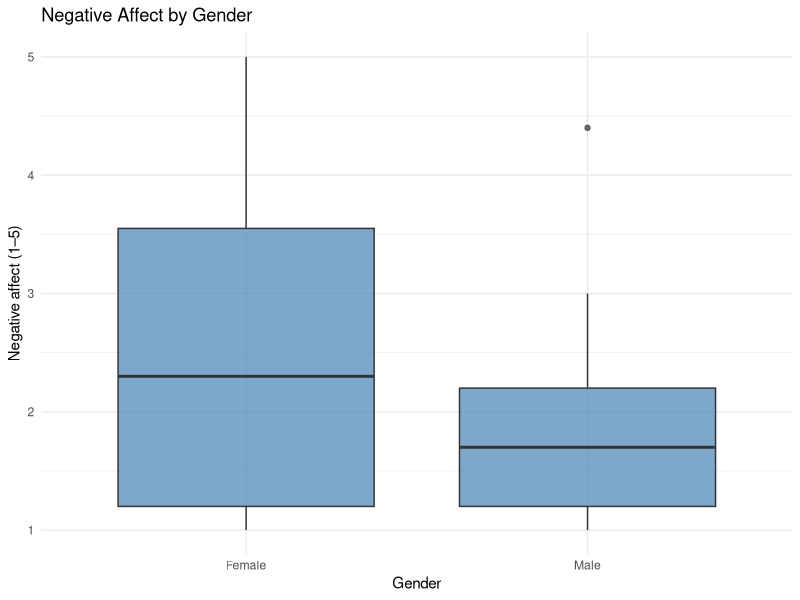
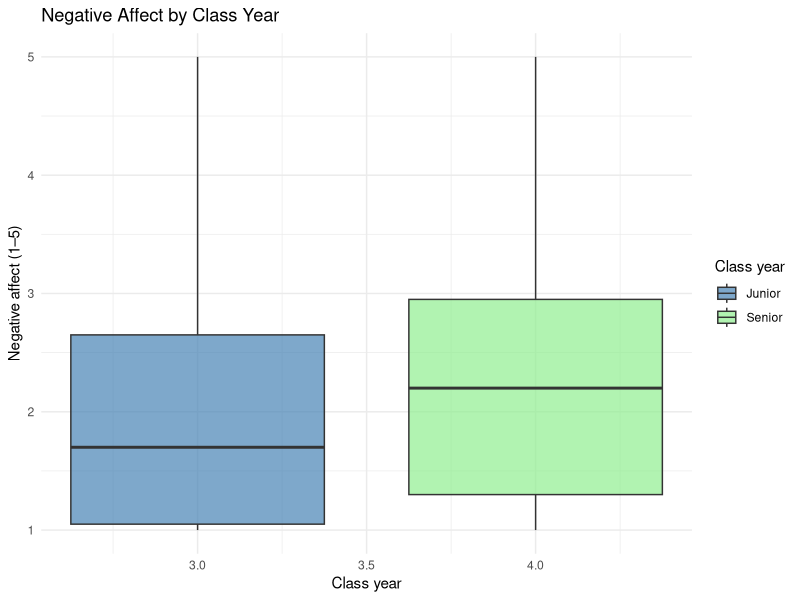

R code for these plots, in order:
## ---- chunk 1
library(tidyverse)
library(haven)

studydata_raw <- read_sav("AI Purpose Questions and Plan Clarity Study.sav") %>% 
  as_tibble()
## ---- chunk 2
studydata_emotion <- studydata_raw %>% 
  transmute(
    id           = ID,
    condition    = condition,         
    neg_affect   = NegAff_Mean
  )
## ---- chunk 3
gender_demo <- studydata_raw %>% 
  transmute(
    id     = ID,
    gender = Gender
  )

classyear_demo <- studydata_raw %>% 
  transmute(
    id         = ID,
    class_year = Study_Year
  )

age_demo <- studydata_raw %>% 
  transmute(
    id  = ID,
    age = Age
  )
## ---- chunk 4
studydata_emotion_demo <- studydata_emotion %>% 
  left_join(gender_demo,    by = "id") %>% 
  left_join(classyear_demo, by = "id") %>% 
  left_join(age_demo,       by = "id")
## ---- chunk 5
overall_distress_summary <- studydata_emotion_demo %>% 
  summarise(
    n        = n(),
    mean     = mean(neg_affect),
    sd       = sd(neg_affect),
    min      = min(neg_affect),
    max      = max(neg_affect)
  )
## ---- chunk 6
gender_distress_summary <- studydata_emotion_demo %>% 
  group_by(gender) %>% 
  summarise(
    n    = n(),
    mean = mean(neg_affect),
    sd   = sd(neg_affect),
    .groups = "drop"
  )
## ---- chunk 7
classyear_distress_summary <- studydata_emotion_demo %>% 
  group_by(class_year) %>% 
  summarise(
    n    = n(),
    mean = mean(neg_affect),
    sd   = sd(neg_affect),
    .groups = "drop"
  )
## ---- chunk 8
combined_distress_summary <- bind_rows(
  overall_distress_summary %>% 
    mutate(
      grouping = "overall",
      level    = "all"
    ),
  gender_distress_summary %>% 
    mutate(
      grouping = "gender",
      level    = as.character(gender)
    ) %>% 
    select(grouping, level, n, mean, sd),
  classyear_distress_summary %>% 
    mutate(
      grouping = "class_year",
      level    = as.character(class_year)
    ) %>% 
    select(grouping, level, n, mean, sd)
) %>% 
  relocate(grouping, level)
## ---- chunk 9
p_distress_gender <- ggplot(studydata_emotion_demo,
                            aes(x = gender, y = neg_affect)) +
  geom_boxplot(fill = "steel blue", alpha = 0.7) +
  labs(
    title = "Negative Affect by Gender",
    x     = "Gender",
    y     = "Negative affect (1–5)"
  ) +
  theme_minimal()

p_distress_gender
## ---- chunk 10
p_distress_classyear <- ggplot(studydata_emotion_demo,
                               aes(x = class_year,
                                   y = neg_affect,
                                   fill = factor(class_year))) +
  geom_boxplot(alpha = 0.7) +
  scale_fill_manual(
    name   = "Class year",
    values = c("3" = "steel blue", "4" = "light green"),
    labels = c("3" = "Junior", "4" = "Senior")
  ) +
  labs(
    title = "Negative Affect by Class Year",
    x     = "Class year",
    y     = "Negative affect (1–5)"
  ) +
  theme_minimal()

p_distress_classyear
